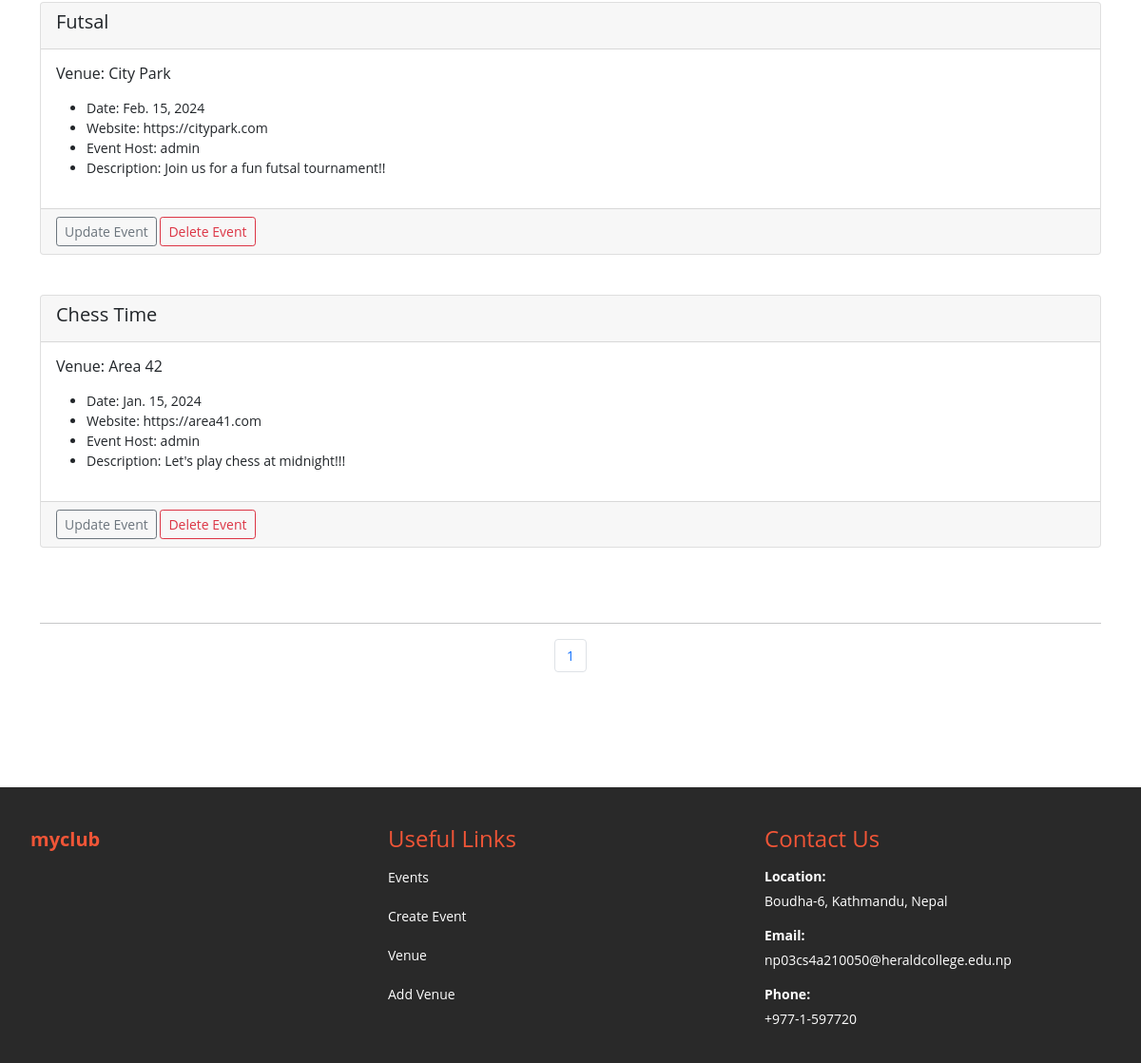
The app's page /my_events (signed in, lower part), older data.
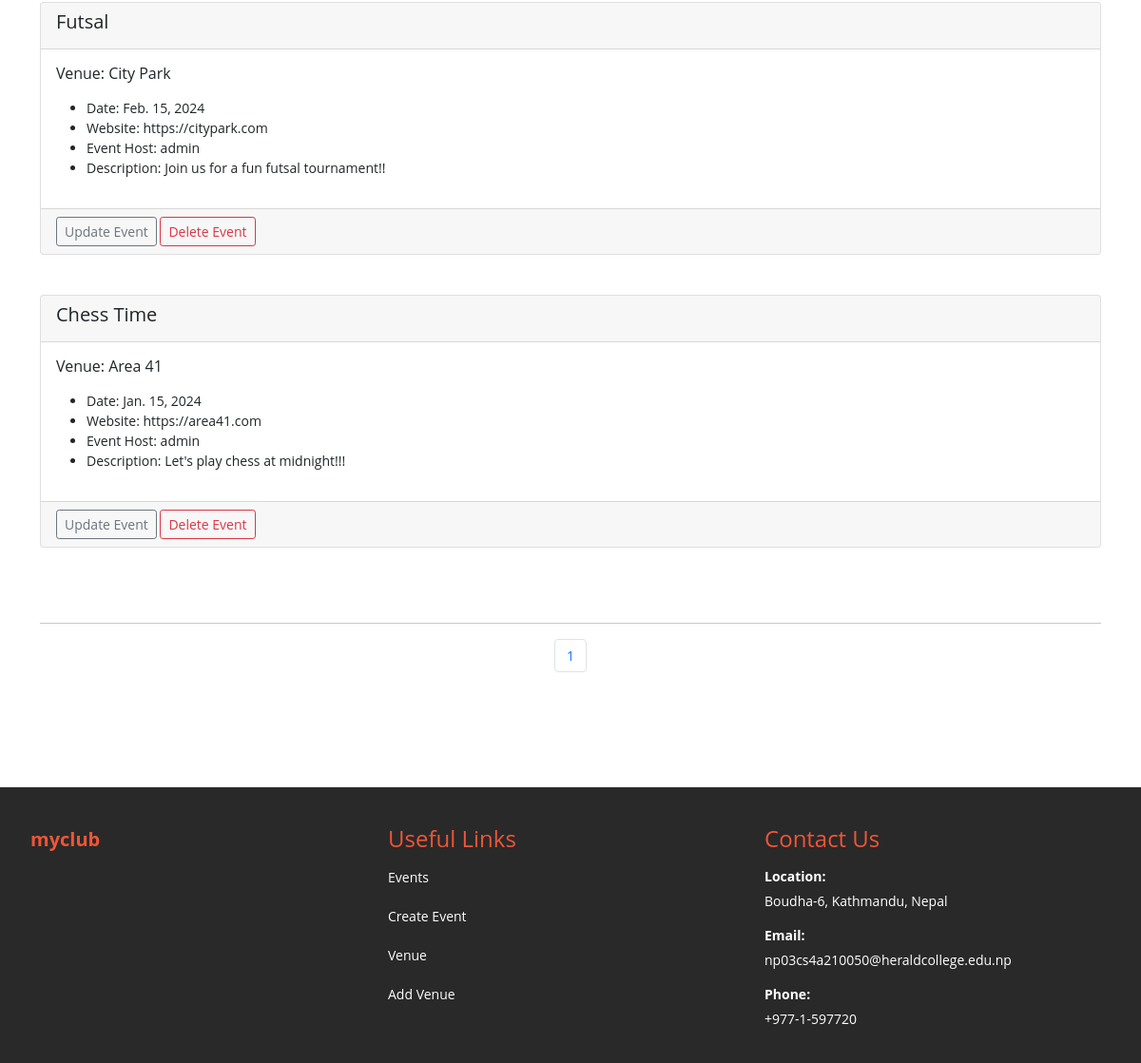
The same page, newer data.
### events/models.py (models this page shows, shortened)
class Event(models.Model):
	name = models.CharField('Event Name', max_length=120)
	event_date = models.DateField('Event Date', blank=False)
	venue = models.ForeignKey(Venue, blank=True, null=True, on_delete=models.CASCADE)
	manager = models.ForeignKey(User, blank=True, null=True, on_delete=models.SET_NULL)
	description = models.TextField(blank=True)
	attendees = models.ManyToManyField(MyClubUser, blank=True)
	registration_fee = models.IntegerField('Registration Fee', default=0)
	def __str__(self):
		return self.name
	class Meta:
		ordering = ['-event_date']

class Venue(models.Model):
	name = models.CharField('Venue Name', max_length=120)
	address = models.CharField(max_length=300)
	zip_code = models.CharField('Zip Code', max_length=15)
	phone = models.CharField('Contact Phone', max_length=25, blank=True)
	web = models.URLField('Website Address', blank=True)
	email_address = models.EmailField('Email Address', blank=True)
	owner = models.IntegerField("Venue Owner", blank=False, default=1)
	venue_description = models.TextField(blank=True)
	venue_image = models.ImageField(null=True, blank=True, upload_to="images/")
	def __str__(self):
		return self.name
	class Meta:
		ordering = ['name']

### events/views.py (the view)
# urls.py: path('my_events', views.my_events, name='my_events'),
def my_events(request):
	event_list = Event.objects.all().order_by('-event_date')
	p = Paginator(Event.objects.all(), 10)
	page = request.GET.get('page')
	events = p.get_page(page)
	nums = "a" * events.paginator.num_pages
	return render(request, 'events/my_events.html',
		{'event_list': event_list, 'events': events, 'nums':nums})

### events/models.py (called while the page is built)
	def __str__(self):
		return self.first_name + ' ' + self.last_name

### events/templates/events/my_events.html (shortened to what this page needs)
{% extends 'events/base.html' %}
{% block content %}
	<br>
	{% for event in events %}
		{% if user.is_authenticated %}
		  	{% if user == event.manager %}
				<div class="card">
				  <div class="card-header">
				    <h5>{{event}}</h5>
				  </div>
				  <div class="card-body">
				    <h6 class="card-title">Venue: {{ event.venue }}</h6>
				    <p class="card-text">
				    	<ul>
				    		{% if event.event_date %}
								<li>Date: {{ event.event_date }}</li>
							{% endif %}
							{% if event.venue.web %}
								<li>Website: {{ event.venue.web }}</li>
							{% endif %}
							{% if event.manager %}
								<li>Event Host: {{ event.manager }}</li>
							{% endif %}
							{% if event.description %}
								<li>Description: {{ event.description }}</li>
							{% endif %}
						</ul>
					</p>
				  </div>
				  <div class="card-footer text-muted">
					<a href="{% url 'update-event' event.id %}" class="btn btn-outline-secondary btn-sm">Update Event</a>
				  	<a href="{% url 'delete-event' event.id %}" class="btn btn-outline-danger btn-sm">Delete Event</a>
				  </div>
				</div>
				<br><br>
		 	{% endif %}
		{% endif %}
	{% endfor%}
	<br>
	<hr>
	<nav aria-label="Page navigation example">
		<ul class="pagination justify-content-center">
			{% for i in nums %}
				<li class="page-item">
					<a class="page-link" href="?page={{ forloop.counter }}">{{ forloop.counter }}</a>
				</li>
			{% endfor %}
		</ul>
	</nav>
{% endblock %}

Row changes from the older to the newer data that the page shows:
changed through a linked row, Event "Chess Time": venue "Area 42" → "Area 41"
